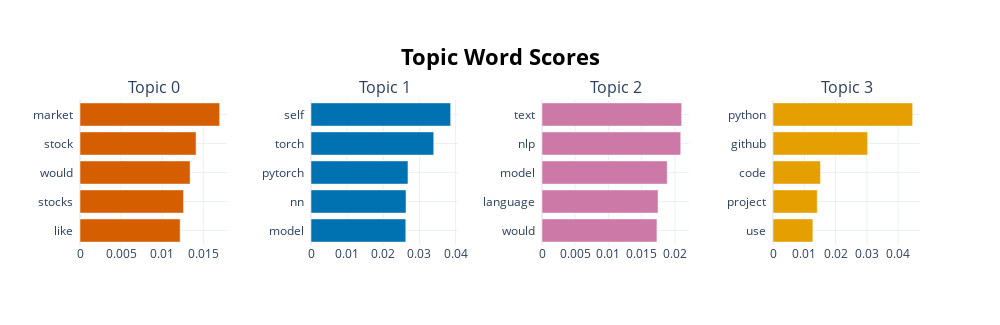

The notebook cell this image was saved under:
### Code cell
model.visualize_barchart()

### Figure 1 — Plotly figure (JSON) as saved in the notebook; plotly's stock layout.template omitted (floating-point values rounded to 4 significant figures)
{"data": [{"marker": {"color": "#D55E00"}, "orientation": "h", "type": "bar", "x": [0.01219, 0.01259, 0.01339, 0.01412, 0.01699], "xaxis": "x", "y": ["like  ", "stocks  ", "would  ", "stock  ", "market  "], "yaxis": "y"}, {"marker": {"color": "#0072B2"}, "orientation": "h", "type": "bar", "x": [0.02622, 0.02629, 0.02683, 0.03396, 0.03863], "xaxis": "x2", "y": ["model  ", "nn  ", "pytorch  ", "torch  ", "self  "], "yaxis": "y2"}, {"marker": {"color": "#CC79A7"}, "orientation": "h", "type": "bar", "x": [0.01729, 0.01746, 0.01883, 0.02086, 0.021], "xaxis": "x3", "y": ["would  ", "language  ", "model  ", "nlp  ", "text  "], "yaxis": "y3"}, {"marker": {"color": "#E69F00"}, "orientation": "h", "type": "bar", "x": [0.01275, 0.01414, 0.01517, 0.03024, 0.04465], "xaxis": "x4", "y": ["use  ", "project  ", "code  ", "github  ", "python  "], "yaxis": "y4"}], "layout": {"annotations": [{"font": {"size": 16}, "showarrow": false, "text": "Topic 0", "x": 0.0875, "xanchor": "center", "xref": "paper", "y": 1, "yanchor": "bottom", "yref": "paper"}, {"font": {"size": 16}, "showarrow": false, "text": "Topic 1", "x": 0.3625, "xanchor": "center", "xref": "paper", "y": 1, "yanchor": "bottom", "yref": "paper"}, {"font": {"size": 16}, "showarrow": false, "text": "Topic 2", "x": 0.6375, "xanchor": "center", "xref": "paper", "y": 1, "yanchor": "bottom", "yref": "paper"}, {"font": {"size": 16}, "showarrow": false, "text": "Topic 3", "x": 0.9125, "xanchor": "center", "xref": "paper", "y": 1, "yanchor": "bottom", "yref": "paper"}], "height": 325, "hoverlabel": {"bgcolor": "white", "font": {"family": "Rockwell", "size": 16}}, "showlegend": false, "title": {"font": {"color": "Black", "size": 22}, "text": "<b>Topic Word Scores", "x": 0.5, "xanchor": "center", "yanchor": "top"}, "width": 1000, "xaxis": {"anchor": "y", "domain": [0, 0.175], "showgrid": true}, "xaxis2": {"anchor": "y2", "domain": [0.275, 0.45], "showgrid": true}, "xaxis3": {"anchor": "y3", "domain": [0.55, 0.725], "showgrid": true}, "xaxis4": {"anchor": "y4", "domain": [0.825, 1], "showgrid": true}, "yaxis": {"anchor": "x", "domain": [0, 1], "showgrid": true}, "yaxis2": {"anchor": "x2", "domain": [0, 1], "showgrid": true}, "yaxis3": {"anchor": "x3", "domain": [0, 1], "showgrid": true}, "yaxis4": {"anchor": "x4", "domain": [0, 1], "showgrid": true}}}
